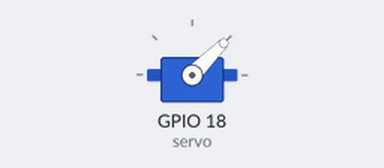
Recording of a program running on a simulated Raspberry Pi (BCM pin numbers). Shown: servo. Servo angles are drawn from the pulse width (0.5 ms = 0°, 2.5 ms = 180°).

Above: at 0.05 s.
At 3.0 s:
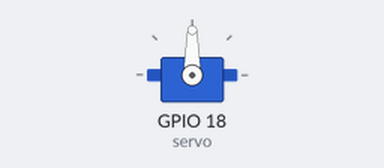
At 6.0 s:
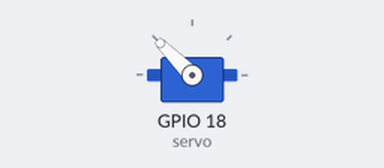
Timing chart, 0 to 7.8 s (numbered marks = the images above):
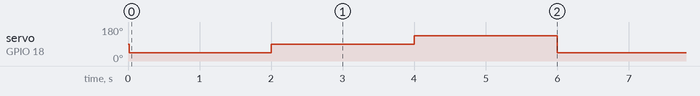

Measured:
- by itself, servo on GPIO 18 (servo): repeats every 6.0 s: 90° 2.0 s, 135° 2.0 s, 45° 2.0 s

The program:

T6.6.test_servo.py
```python
from gpiozero import Servo  # importamos los módulos necesarios
from time import sleep

servo = Servo(18)           # definimos el servo conectado al gpio 18

while True:                 # bucle infinito
    servo.min()             # posición de un extremo
    sleep(2)                # esperamos 2 segundos
    servo.mid()             # posición central
    sleep(2)                # esperamos 2 segundos
    servo.max()             # posición del otro extremo
    sleep(2)                # esperamos 2 segundos
```
